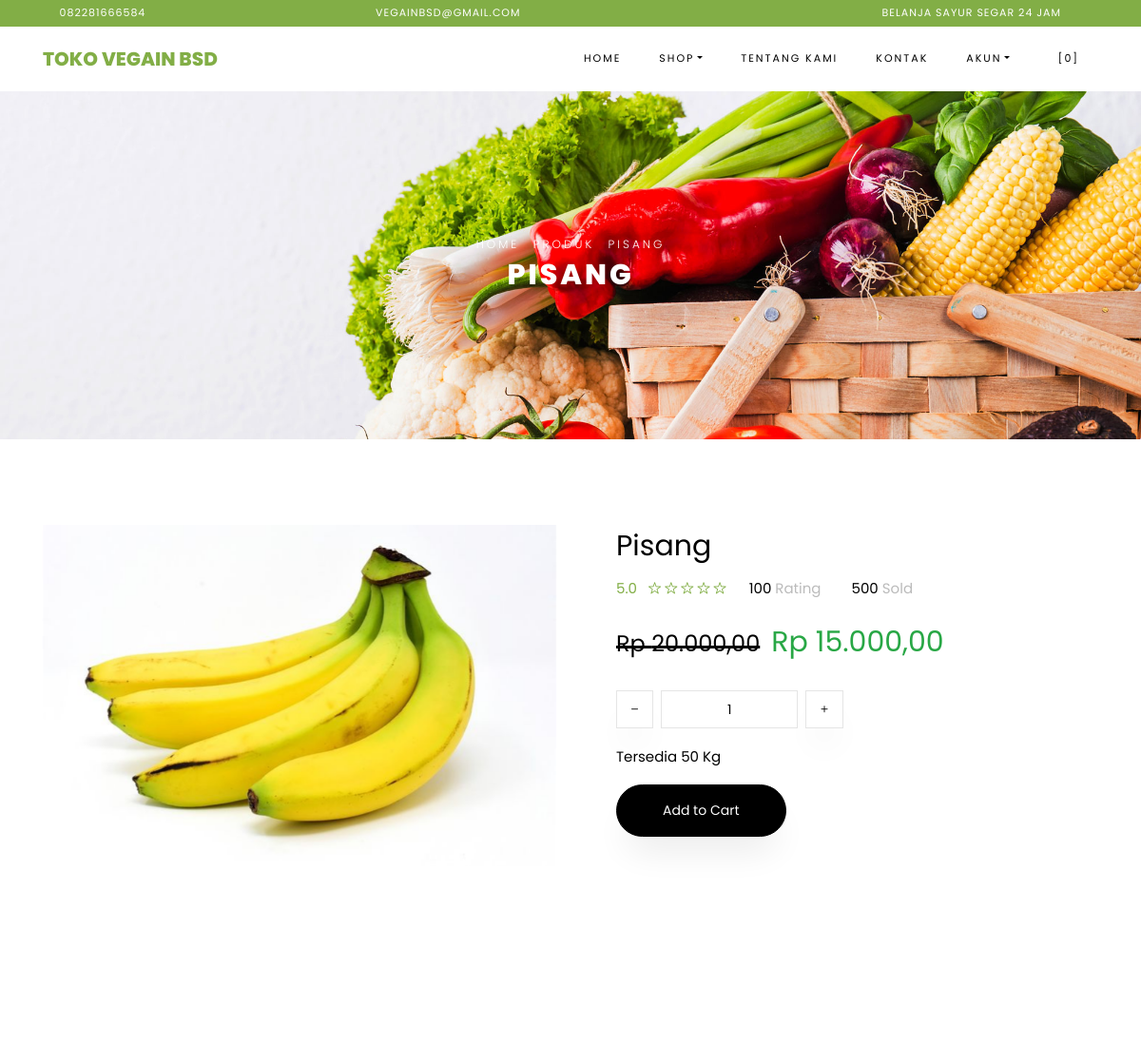
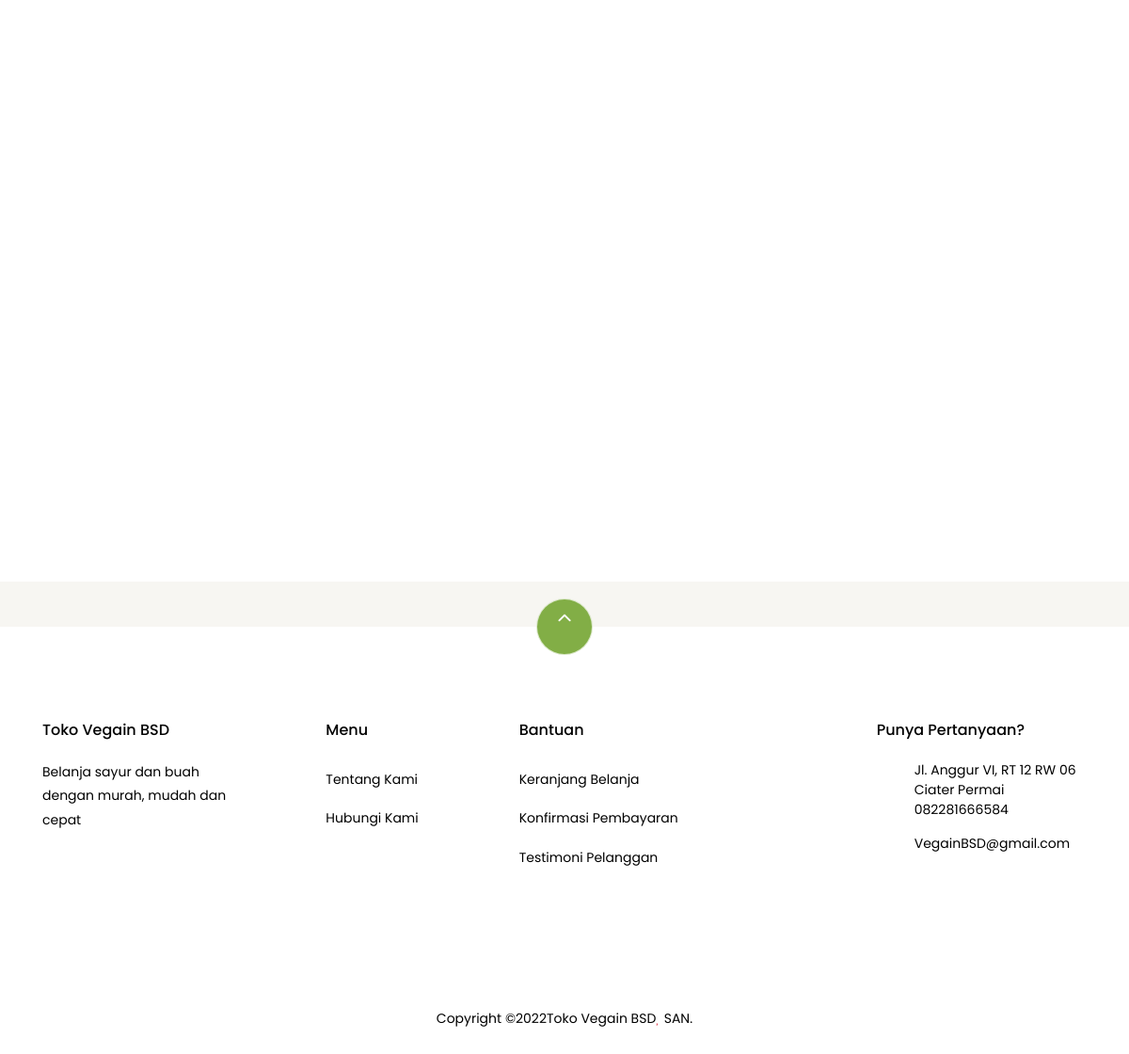
The page /index.php/shop/product/1/SB750372/ on the database its author committed (2 pictures, top to bottom).
### tables this page shows
CREATE TABLE `settings` (
  `id` int(10) NOT NULL,
  `key` varchar(32) NOT NULL,
  `content` text NOT NULL
);

CREATE TABLE `products` (
  `id` bigint(20) NOT NULL,
  `category_id` int(10) DEFAULT NULL,
  `sku` varchar(32) DEFAULT NULL,
  `name` varchar(191) NOT NULL,
  `description` varchar(191) DEFAULT NULL,
  `picture_name` varchar(191) DEFAULT NULL,
  `price` decimal(8,2) NOT NULL,
  `current_discount` decimal(8,2) DEFAULT 0.00,
  `stock` int(10) NOT NULL,
  `product_unit` varchar(32) DEFAULT NULL,
  `is_available` tinyint(1) DEFAULT 1,
  `add_date` datetime DEFAULT NULL
);

### application/views/themes/vegefoods/shop/view_single_product.php (the view, shortened to what the rows shown need)
<div class="hero-wrap hero-bread" style="background-image: url('<?php echo get_theme_uri('images/bg_1.jpg'); ?>');">
    <div class="container">
      <div class="row no-gutters slider-text align-items-center justify-content-center">
        <div class="col-md-9 ftco-animate text-center">
            <p class="breadcrumbs"><span class="mr-2"><?php echo anchor(base_url(), 'Home'); ?></span>
            <span class="mr-2"><?php echo anchor('browse', 'Produk'); ?></span>
            <span><?php echo $product->name; ?></span></p>
          <h1 class="mb-0 bread"><?php echo $product->name; ?></h1>
        </div>
      </div>
    </div>
  </div>
  <section class="ftco-section">
      <div class="container">
          <div class="row">
              <div class="col-lg-6 mb-5 ftco-animate">
                  <a href="<?php echo base_url('assets/uploads/products/'. $product->picture_name); ?>" class="image-popup"><img src="<?php echo base_url('assets/uploads/products/'. $product->picture_name); ?>" class="img-fluid" alt="<?php echo $product->name; ?>"></a>
              </div>
              <div class="col-lg-6 product-details pl-md-5 ftco-animate">
                  <h3><?php echo $product->name; ?></h3>
                  <div class="rating d-flex">
                          <p class="text-left mr-4">
                              <a href="#" class="mr-2">5.0</a>
                              <a href="#"><span class="ion-ios-star-outline"></span></a>
                              <a href="#"><span class="ion-ios-star-outline"></span></a>
                              <a href="#"><span class="ion-ios-star-outline"></span></a>
                              <a href="#"><span class="ion-ios-star-outline"></span></a>
                              <a href="#"><span class="ion-ios-star-outline"></span></a>
                          </p>
                          <p class="text-left mr-4">
                              <a href="#" class="mr-2" style="color: #000;">100 <span style="color: #bbb;">Rating</span></a>
                          </p>
                          <p class="text-left">
                              <a href="#" class="mr-2" style="color: #000;">500 <span style="color: #bbb;">Sold</span></a>
                          </p>
                      </div>
                  <p class="price">
                      <?php if ($product->current_discount > 0) : ?>
                        <span class="mr-2 price-dc"><strike><small>Rp <?php echo format_rupiah($product->price); ?></small></strike></span>
                        <span class="price-sale text-success">Rp <?php echo format_rupiah($product->price - $product->current_discount); ?></span>
                      <?php else : ?>
                      <span>Rp <?php echo format_rupiah($product->price); ?></span>
                      <?php endif; ?>
                    </p>
                      <div class="row mt-4">
                          <div class="input-group col-md-6 d-flex mb-3">
                   <span class="input-group-btn mr-2">
                      <button type="button" class="quantity-left-minus btn"  data-type="minus" data-field="">
                     <i class="ion-ios-remove"></i>
                      </button>
                      </span>
                   <input type="text" id="quantity" name="quantity" class="form-control input-number" value="1" min="1" max="100">
                   <span class="input-group-btn ml-2">
                      <button type="button" class="quantity-right-plus btn" data-type="plus" data-field="">
                       <i class="ion-ios-add"></i>
                   </button>
                   </span>
                </div>
                <div class="col-md-12">
                    <p style="color: #000;">Tersedia <?php echo $product->stock; ?> <?php echo $product->product_unit; ?></p>
                </div>
            </div>
            <p><a href="#" class="btn btn-black btn-sm py-3 px-5 add-cart cart-btn" data-sku="<?php echo $product->sku; ?>" data-name="<?php echo $product->name; ?>" data-price="<?php echo ($product->current_discount > 0) ? ($product->price - $product->current_discount) : $product->price; ?>" data-id="<?php echo $product->id; ?>">Add to Cart</a></p>
              </div>
          </div>
      </div>
  </section>
  <section class="ftco-section">
      <div class="container">
              <div class="row justify-content-center mb-3 pb-3">
      </div>
      </div>
      <div class="container">
          <div class="row">
          </div>
      </div>
  </section>

### application/views/themes/vegefoods/header.php (shortened to what the rows shown need)
?><!DOCTYPE html>
<html lang="en">
  <head>
    <link rel="stylesheet" href="<?php echo get_theme_uri('css/open-iconic-bootstrap.min.css'); ?>">
    <link rel="stylesheet" href="<?php echo get_theme_uri('css/animate.css'); ?>">
    <link rel="stylesheet" href="<?php echo get_theme_uri('css/owl.carousel.min.css'); ?>">
    <link rel="stylesheet" href="<?php echo get_theme_uri('css/owl.theme.default.min.css'); ?>">
    <link rel="stylesheet" href="<?php echo get_theme_uri('css/magnific-popup.css'); ?>">
    <link rel="stylesheet" href="<?php echo get_theme_uri('css/aos.css'); ?>">
	<link rel="stylesheet" href="<?php echo get_theme_uri('css/ionicons.min.css'); ?>">
	<link rel="stylesheet" href="<?php echo get_theme_uri('js/plugins/@fortawesome/fontawesome-free/css/all.min.css', 'argon'); ?>">
    <link rel="stylesheet" href="<?php echo get_theme_uri('css/bootstrap-datepicker.css'); ?>">
    <link rel="stylesheet" href="<?php echo get_theme_uri('css/jquery.timepicker.css'); ?>">
    <link rel="stylesheet" href="<?php echo get_theme_uri('css/flaticon.css'); ?>">
    <link rel="stylesheet" href="<?php echo get_theme_uri('css/icomoon.css'); ?>">
	<link rel="stylesheet" href="<?php echo get_theme_uri('css/style.css'); ?>">
	<link rel="stylesheet" href="<?php echo base_url('assets/plugins/toastr/toastr.min.css'); ?>">
  </head>
  <body class="goto-here">
		<div class="py-1 bg-primary">
    	<div class="container">
    		<div class="row no-gutters d-flex align-items-start align-items-center px-md-0">
	    		<div class="col-lg-12 d-block">
		    		<div class="row d-flex">
		    			<div class="col-md pr-4 d-flex topper align-items-center">
					    	<div class="icon mr-2 d-flex justify-content-center align-items-center"><span class="icon-phone2"></span></div>
						    <span class="text"><?php echo get_settings('store_phone_number'); ?></span>
					    </div>
					    <div class="col-md pr-4 d-flex topper align-items-center">
					    	<div class="icon mr-2 d-flex justify-content-center align-items-center"><span class="icon-paper-plane"></span></div>
						    <span class="text"><?php echo get_settings('store_email'); ?></span>
					    </div>
					    <div class="col-md-5 pr-4 d-flex topper align-items-center text-lg-right">
						    <span class="text"><?php echo get_settings('store_tagline'); ?></span>
					    </div>
				    </div>
			    </div>
		    </div>
		  </div>
    </div>
    <nav class="navbar navbar-expand-lg navbar-dark ftco_navbar bg-dark ftco-navbar-light" id="ftco-navbar">
	    <div class="container">
	      <a class="navbar-brand" href="<?php echo base_url(); ?>"><?php echo get_store_name(); ?></a>
	      <div class="collapse navbar-collapse" id="ftco-nav">
	        <ul class="navbar-nav ml-auto">
	          <li class="nav-item active"><a href="<?php echo base_url(); ?>" class="nav-link">Home</a></li>
	          <li class="nav-item dropdown">
              <a class="nav-link dropdown-toggle" href="#" id="dropdown04" data-toggle="dropdown" aria-haspopup="true" aria-expanded="false">Shop</a>
            </li>
	          <li class="nav-item"><a href="<?php echo site_url('pages/about'); ?>" class="nav-link">Tentang Kami</a></li>
              <li class="nav-item"><a href="<?php echo site_url('pages/contact'); ?>" class="nav-link">Kontak</a></li>
              <li class="nav-item dropdown">
              <a class="nav-link dropdown-toggle" href="#" id="dropdown05" data-toggle="dropdown" aria-haspopup="true" aria-expanded="false">Akun</a>
            </li>
	          <li class="nav-item cta cta-colored"><a href="<?php echo site_url('shop/cart'); ?>" class="nav-link"><span class="icon-shopping_cart"></span>[<span class="cart-item-total">0</span>]</a></li>
	        </ul>
	      </div>
	    </div>
	  </nav>

### application/views/themes/vegefoods/footer.php (shortened to what the rows shown need)
<section class="ftco-section ftco-no-pt ftco-no-pb py-5 bg-light">
    <div class="container py-4">
    </div>
  </section>
  <footer class="ftco-footer ftco-section">
    <div class="container">
        <div class="row">
            <div class="mouse">
                      <a href="#" class="mouse-icon">
                          <div class="mouse-wheel"><span class="ion-ios-arrow-up"></span></div>
                      </a>
                  </div>
        </div>
      <div class="row mb-5">
        <div class="col-md">
          <div class="ftco-footer-widget mb-4">
            <h2 class="ftco-heading-2"><?php echo get_store_name(); ?></h2>
            <p><?php echo get_settings('store_description'); ?></p>
            <ul class="ftco-footer-social list-unstyled float-md-left float-lft mt-5">
            </ul>
          </div>
        </div>
        <div class="col-md">
          <div class="ftco-footer-widget mb-4 ml-md-5">
            <h2 class="ftco-heading-2">Menu</h2>
            <ul class="list-unstyled">
              <li><a href="<?php echo site_url('pages/about'); ?>" class="py-2 d-block">Tentang Kami</a></li>
              <li><a href="<?php echo site_url('pages/contact'); ?>" class="py-2 d-block">Hubungi Kami</a></li>
            </ul>
          </div>
        </div>
        <div class="col-md-4">
           <div class="ftco-footer-widget mb-4">
            <h2 class="ftco-heading-2">Bantuan</h2>
            <div class="d-flex">
                <ul class="list-unstyled mr-l-5 pr-l-3 mr-4">
                  <li><a href="<?php echo site_url('shop/cart'); ?>" class="py-2 d-block">Keranjang Belanja</a></li>
                  <li><a href="<?php echo site_url('customer/payments/confirm'); ?>" class="py-2 d-block">Konfirmasi Pembayaran</a></li>
                  <li><a href="<?php echo site_url('shop/testimonial'); ?>" class="py-2 d-block">Testimoni Pelanggan</a></li>
                </ul>
              </div>
          </div>
        </div>
        <div class="col-md">
          <div class="ftco-footer-widget mb-4">
              <h2 class="ftco-heading-2">Punya Pertanyaan?</h2>
              <div class="block-23 mb-3">
                <ul>
                  <li><span class="icon icon-map-marker"></span><span class="text"><?php echo get_settings('store_address'); ?></span></li>
                  <li><a href="#"><span class="icon icon-phone"></span><span class="text"><?php echo get_settings('store_phone_number'); ?></span></a></li>
                  <li><a href="#"><span class="icon icon-envelope"></span><span class="text"><?php echo get_settings('store_email'); ?></span></a></li>
                </ul>
              </div>
          </div>
        </div>
      </div>
      <div class="row">
        <div class="col-md-12 text-center">
          <p>
                        Copyright &copy;<script>document.write(new Date().getFullYear());</script>Toko Vegain BSD<i class="icon-heart text-danger" aria-hidden="true"></i> SAN.
                      </p>
        </div>
      </div>
    </div>
  </footer>
</body>
</html>

### rows shown on the page
settings: content "082281666584"
settings: content "VEGAINBSD@GMAIL.COM", content "VegainBSD@gmail.com"
settings: content "BELANJA SAYUR SEGAR 24 JAM"
settings: content "TOKO VEGAIN BSD", content "Toko Vegain BSD"
settings: content (picture)
products: name "PISANG", picture_name (picture), name "Pisang", price "20.000,00", format_rupiah($product->price - $product->current_discount) "15.000,00", stock "50", product_unit "Kg"
settings: content "Belanja sayur dan buah dengan murah, mudah dan cepat"
settings: content "Jl. Anggur VI, RT 12 RW 06 Ciater Permai"

### other values the page prints
anchor(base_url(), 'Home') "HOME"
anchor('browse', 'Produk') "PRODUK"
